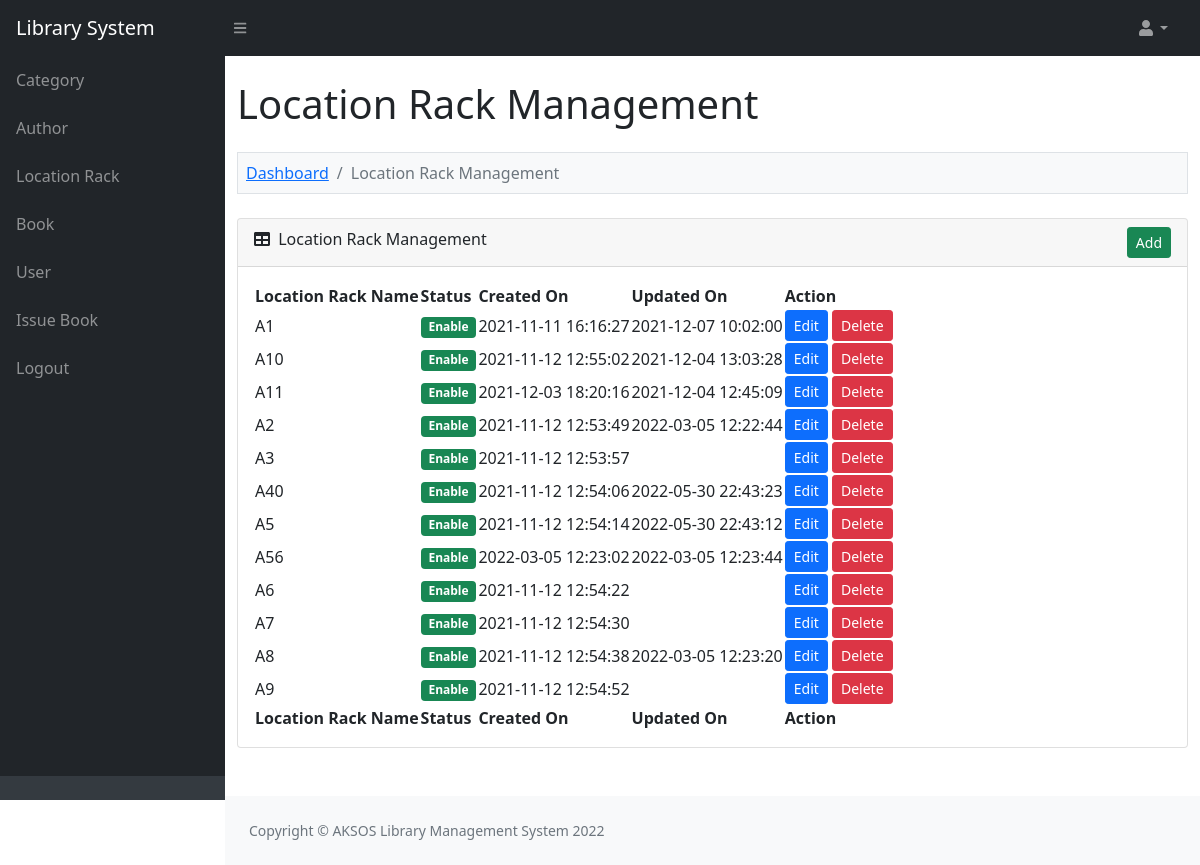
The page /admin/location_rack.php (signed in) on the database its author committed.
### tables this page shows
CREATE TABLE `lms_location_rack` (
  `location_rack_id` int(11) NOT NULL,
  `location_rack_name` varchar(200) NOT NULL,
  `location_rack_status` enum('Enable','Disable') NOT NULL,
  `location_rack_created_on` varchar(30) NOT NULL,
  `location_rack_updated_on` varchar(30) NOT NULL
);

### function.php (called while the page is built, shortened)
<?php
function convert_data($string, $action = 'encrypt')
{
	$encrypt_method = "AES-256-CBC";
	$secret_key = 'AA74CDCC2BBRT935136HH7B63C27';
	$secret_iv = '5fgf5HJ5g27';
	$key = hash('sha256', $secret_key);
	$iv = substr(hash('sha256', $secret_iv), 0, 16);
	if ($action == 'encrypt')
	{
		$output = openssl_encrypt($string, $encrypt_method, $key, 0, $iv);
	    $output = base64_encode($output);
	}
	else if ($action == 'decrypt')
	{
		$output = openssl_decrypt(base64_decode($string), $encrypt_method, $key, 0, $iv);
	}
	return $output;
}
?>

### admin/location_rack.php (the view, shortened to what this page needs)
<?php
include '../database_connection.php';
include '../function.php';
$error = '';
$query = "
	SELECT * FROM lms_location_rack
    ORDER BY location_rack_name ASC
";
$statement = $connect->prepare($query);
$statement->execute();
include '../header.php';
?>
<div class="container-fluid py-4" style="min-height: 700px;">
	<h1>Location Rack Management</h1>
	<?php
	if(isset($_GET["action"]))
	{
		if($_GET["action"] == 'add')
		{
		?>
	<ol class="breadcrumb mt-4 mb-4 bg-light p-2 border">
		<li class="breadcrumb-item"><a href="index.php">Dashboard</a></li>
		<li class="breadcrumb-item"><a href="category.php">Location Rack Management</a></li>
		<li class="breadcrumb-item active">Add Location Rack</li>
	</ol>
	<div class="row">
		<div class="col-md-6">
			<?php
			if($error != '')
			{
				echo '
				<div class="alert alert-danger alert-dismissible fade show" role="alert"><ul class="list-unstyled">'.$error.'</ul> <button type="button" class="btn-close" data-bs-dismiss="alert" aria-label="Close"></button></div>
				';
			}
			?>
			<div class="card mb-4">
				<div class="card-header">
					<i class="fas fa-user-plus"></i> Add New Location Rack
                </div>
                <div class="card-body">
                	<form method="post">
                		<div class="mb-3">
                			<label class="form-label">Location Rack Name</label>
                			<input type="text" name="location_rack_name" id="location_rack_name" class="form-control" />
                		</div>
                		<div class="mt-4 mb-0">
                			<input type="submit" name="add_location_rack" class="btn btn-success" value="Add" />
                		</div>
                	</form>
                </div>
            </div>
		</div>
	</div>
		<?php
		}
		else if($_GET["action"] == 'edit')
		{
			$location_rack_id = convert_data($_GET["code"], 'decrypt');
			if($location_rack_id > 0)
			{
				$query = "
				SELECT * FROM lms_location_rack
                WHERE location_rack_id = '$location_rack_id'
				";
				$location_rack_result = $connect->query($query);
				foreach($location_rack_result as $location_rack_row)
				{
	?>
	<ol class="breadcrumb mt-4 mb-4 bg-light p-2 border">
		<li class="breadcrumb-item"><a href="index.php">Dashboard</a></li>
        <li class="breadcrumb-item"><a href="location_rack.php">Location Rack Management</a></li>
        <li class="breadcrumb-item active">Edit Location Rack</li>
    </ol>
    <div class="row">
    	<div class="col-md-6">
    		<div class="card mb-4">
    			<div class="card-header">
    				<i class="fas fa-user-edit"></i> Edit Location Rack Details
                </div>
                <div class="card-body">
                	<form method="post">
                		<div class="mb-3">
                			<label class="form-label">Location Rack Name</label>
                			<input type="text" name="location_rack_name" id="location_rack_name" class="form-control" value="<?php echo $location_rack_row["location_rack_name"]; ?>" />
                		</div>
                		<div class="mt-4 mb-0">
                			<input type="hidden" name="location_rack_id" value="<?php echo $_GET['code']; ?>" />
                			<input type="submit" name="edit_location_rack" class="btn btn-primary" value="Edit" />
                		</div>
                	</form>
                </div>
            </div>
    	</div>
    </div>
	<?php
				}
			}
		}
	}
	else
	{
	?>
	<ol class="breadcrumb mt-4 mb-4 bg-light p-2 border">
		<li class="breadcrumb-item"><a href="index.php">Dashboard</a></li>
		<li class="breadcrumb-item active">Location Rack Management</li>
	</ol>
	<div class="card mb-4">
		<div class="card-header">
			<div class="row">
				<div class="col col-md-6">
					<i class="fas fa-table me-1"></i> Location Rack Management
				</div>
				<div class="col col-md-6" align="right">
					<a href="location_rack.php?action=add" class="btn btn-success btn-sm">Add</a>
				</div>
			</div>
		</div>
		<div class="card-body">
			<table id="datatablesSimple">
				<thead>
					<tr>
						<th>Location Rack Name</th>
                        <th>Status</th>
                        <th>Created On</th>
                        <th>Updated On</th>
                        <th>Action</th>
					</tr>
				</thead>
				<tfoot>
					<tr>
						<th>Location Rack Name</th>
                        <th>Status</th>
                        <th>Created On</th>
                        <th>Updated On</th>
                        <th>Action</th>
					</tr>
				</tfoot>
				<tbody>
				<?php
				if($statement->rowCount() > 0)
				{
					foreach($statement->fetchAll() as $row)
					{
						$location_rack_status = '';
						if($row['location_rack_status'] == 'Enable')
						{
							$location_rack_status = '<div class="badge bg-success">Enable</div>';
						}
						else
						{
							$location_rack_status = '<div class="badge bg-danger">Disable</div>';
						}
						echo '
						<tr>
							<td>'.$row["location_rack_name"].'</td>
							<td>'.$location_rack_status.'</td>
							<td>'.$row["location_rack_created_on"].'</td>
							<td>'.$row["location_rack_updated_on"].'</td>
							<td>
								<a href="location_rack.php?action=edit&code='.convert_data($row["location_rack_id"]).'" class="btn btn-sm btn-primary">Edit</a>
								<button type="button" name="delete_button" class="btn btn-danger btn-sm" onclick="delete_data(`'.$row["location_rack_id"].'`, `'.$row["location_rack_status"].'`)">Delete</button>
							</td>
						</tr>
						';
					}
				}
				else
				{
					echo '
					<tr>
						<td colspan="5" class="text-center">No Data Found</td>
					</tr>
					';
				}
				?>
				</tbody>
			</table>
		</div>
	</div>
	<?php
	}
	?>
</div>
<?php
include '../footer.php';
?>

### rows shown on the page
lms_location_rack: location_rack_name "A1", location_rack_status "Enable", location_rack_created_on "2021-11-11 16:16:27", location_rack_updated_on "2021-12-07 10:02:00"
lms_location_rack: location_rack_name "A10", location_rack_status "Enable", location_rack_created_on "2021-11-12 12:55:02", location_rack_updated_on "2021-12-04 13:03:28"
lms_location_rack: location_rack_name "A11", location_rack_status "Enable", location_rack_created_on "2021-12-03 18:20:16", location_rack_updated_on "2021-12-04 12:45:09"
lms_location_rack: location_rack_name "A2", location_rack_status "Enable", location_rack_created_on "2021-11-12 12:53:49", location_rack_updated_on "2022-03-05 12:22:44"
lms_location_rack: location_rack_name "A3", location_rack_status "Enable", location_rack_created_on "2021-11-12 12:53:57"
lms_location_rack: location_rack_name "A40", location_rack_status "Enable", location_rack_created_on "2021-11-12 12:54:06", location_rack_updated_on "2022-05-30 22:43:23"
lms_location_rack: location_rack_name "A5", location_rack_status "Enable", location_rack_created_on "2021-11-12 12:54:14", location_rack_updated_on "2022-05-30 22:43:12"
lms_location_rack: location_rack_name "A56", location_rack_status "Enable", location_rack_created_on "2022-03-05 12:23:02", location_rack_updated_on "2022-03-05 12:23:44"
lms_location_rack: location_rack_name "A6", location_rack_status "Enable", location_rack_created_on "2021-11-12 12:54:22"
lms_location_rack: location_rack_name "A7", location_rack_status "Enable", location_rack_created_on "2021-11-12 12:54:30"
lms_location_rack: location_rack_name "A8", location_rack_status "Enable", location_rack_created_on "2021-11-12 12:54:38", location_rack_updated_on "2022-03-05 12:23:20"
lms_location_rack: location_rack_name "A9", location_rack_status "Enable", location_rack_created_on "2021-11-12 12:54:52"
